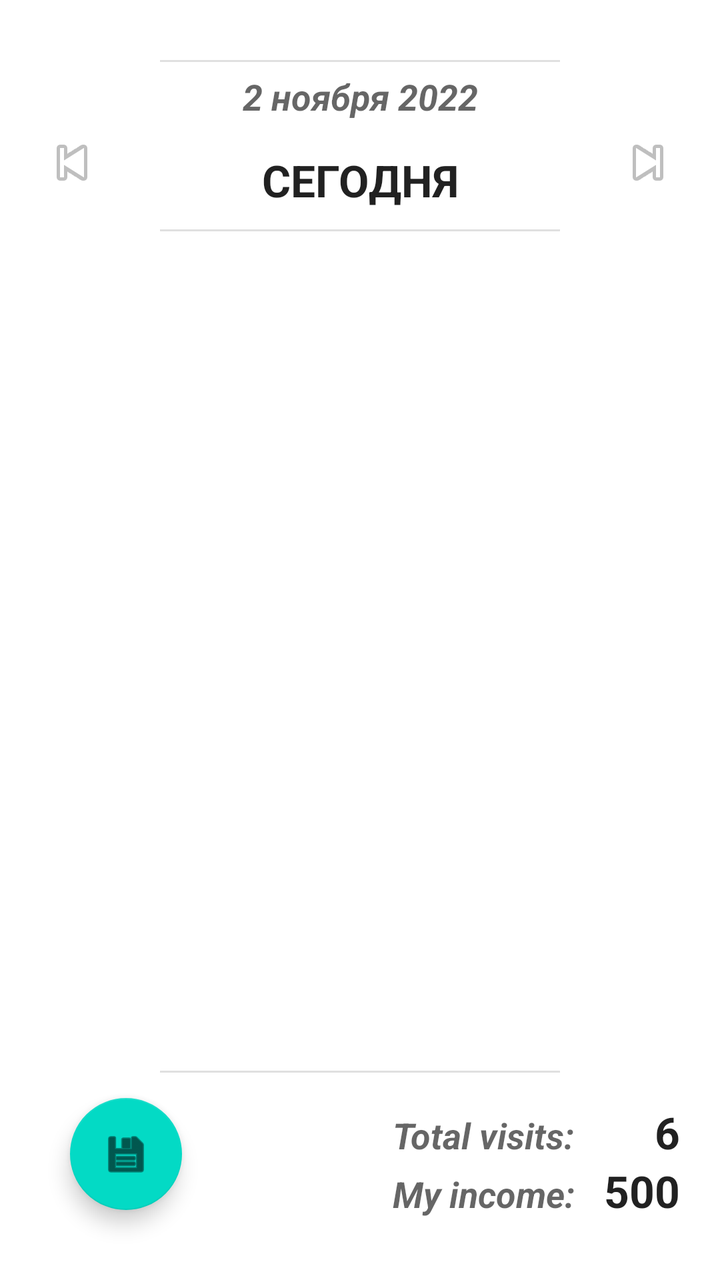
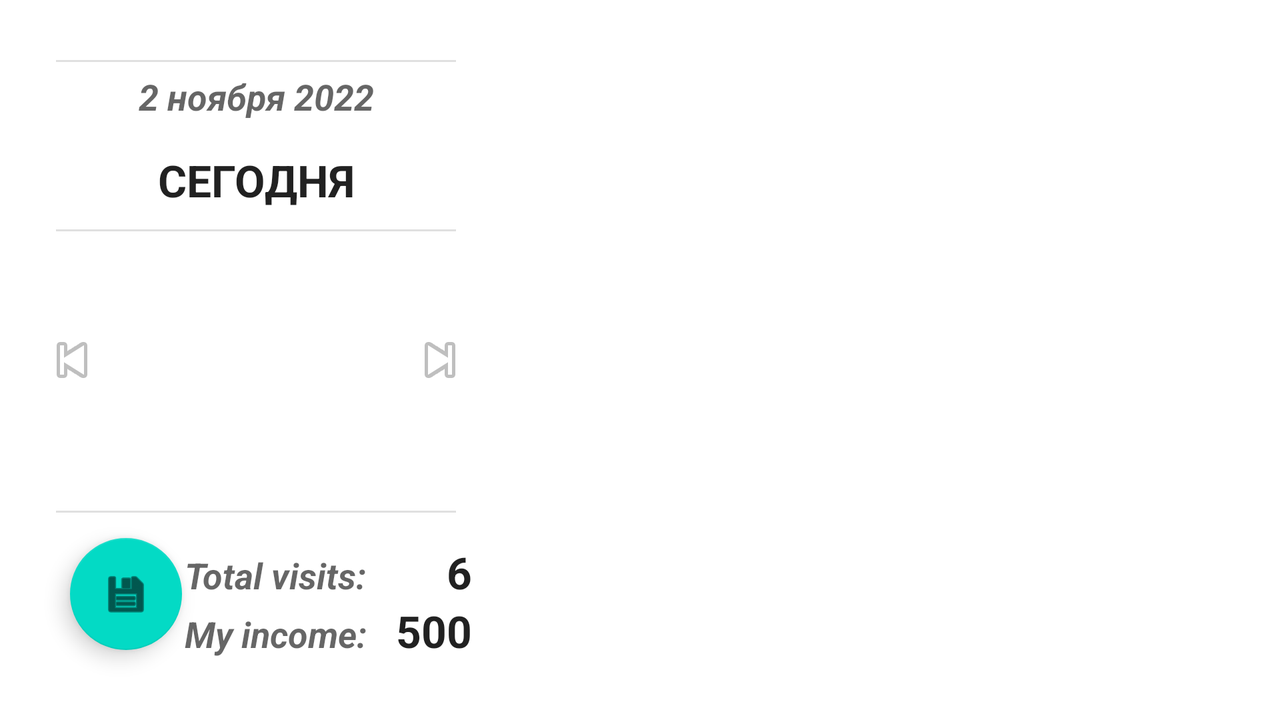

First picture: res/layout/ on a phone held upright. Second picture: the repository's own variant of that layout, on a device whose configuration matches the variant's folder. Source for both follows.
<!-- AndroidManifest.xml: application theme Theme.HomeVisits -->
<!-- res/layout/fragment_day.xml -->
<?xml version="1.0" encoding="utf-8"?>
<androidx.constraintlayout.widget.ConstraintLayout xmlns:android="http://schemas.android.com/apk/res/android"
    xmlns:app="http://schemas.android.com/apk/res-auto"
    xmlns:tools="http://schemas.android.com/tools"
    android:layout_width="match_parent"
    android:layout_height="match_parent">

    <View
        android:id="@+id/divider_top"
        android:layout_width="@dimen/header_divider_width"
        android:layout_height="1dp"
        android:layout_marginTop="@dimen/header_margin_top"
        android:background="?android:attr/listDivider"
        app:layout_constraintEnd_toEndOf="parent"
        app:layout_constraintStart_toStartOf="parent"
        app:layout_constraintTop_toTopOf="parent" />

    <TextView
        android:id="@+id/tv_date"
        android:layout_width="wrap_content"
        android:layout_height="wrap_content"
        android:padding="@dimen/header_tv_padding_small"
        android:text="2 ноября 2022"
        android:textAppearance="@style/TextAppearance.AppCompat.Medium"
        android:textStyle="italic|bold"
        app:layout_constraintEnd_toEndOf="parent"
        app:layout_constraintStart_toStartOf="parent"
        app:layout_constraintTop_toBottomOf="@id/divider_top" />

    <TextView
        android:id="@+id/tv_day_relative"
        android:layout_width="wrap_content"
        android:layout_height="wrap_content"
        android:padding="@dimen/header_tv_padding"
        android:text="СЕГОДНЯ"
        android:textAppearance="@style/TextAppearance.AppCompat.Large"
        android:textStyle="bold"
        app:layout_constraintEnd_toEndOf="parent"
        app:layout_constraintStart_toStartOf="parent"
        app:layout_constraintTop_toBottomOf="@id/tv_date" />

    <View
        android:id="@+id/divider_bottom"
        android:layout_width="@dimen/header_divider_width"
        android:layout_height="1dp"
        android:background="?android:attr/listDivider"
        app:layout_constraintEnd_toEndOf="parent"
        app:layout_constraintStart_toStartOf="parent"
        app:layout_constraintTop_toBottomOf="@id/tv_day_relative" />

    <ImageView
        android:id="@+id/bt_previous"
        android:layout_width="wrap_content"
        android:layout_height="wrap_content"
        android:layout_marginStart="@dimen/list_margin_horizontal"
        android:src="@drawable/imageButtonPrevPic"
        android:contentDescription="@string/cont_desc_prev"
        app:layout_constraintTop_toBottomOf="@id/tv_date"
        app:layout_constraintStart_toStartOf="parent" />

    <ImageView
        android:id="@+id/bt_next"
        android:layout_width="wrap_content"
        android:layout_height="wrap_content"
        android:layout_marginEnd="@dimen/list_margin_horizontal"
        android:src="@drawable/imageButtonNextPic"
        android:contentDescription="@string/cont_desc_next"
        app:layout_constraintTop_toBottomOf="@id/tv_date"
        app:layout_constraintEnd_toEndOf="parent"
        />

    <ListView
        android:id="@+id/lv_entries"
        android:layout_width="match_parent"
        android:layout_height="0dp"
        android:layout_marginTop="@dimen/list_margin_vertical"
        android:layout_marginBottom="@dimen/list_margin_vertical"
        android:layout_marginStart="@dimen/list_margin_horizontal"
        android:layout_marginEnd="@dimen/list_margin_horizontal"
        app:layout_constraintTop_toBottomOf="@id/divider_bottom"
        app:layout_constraintEnd_toEndOf="parent"
        app:layout_constraintStart_toStartOf="parent"
        app:layout_constraintBottom_toTopOf="@id/divider_footer" />

    <View
        android:id="@+id/divider_footer"
        android:layout_width="@dimen/header_divider_width"
        android:layout_height="1dp"
        android:layout_marginBottom="@dimen/footer_margin_top"
        android:background="?android:attr/listDivider"
        app:layout_constraintEnd_toEndOf="parent"
        app:layout_constraintStart_toStartOf="parent"
        app:layout_constraintBottom_toTopOf="@id/tv_visits" />

    
    <TextView
        android:layout_width="wrap_content"
        android:layout_height="wrap_content"
        android:text="@string/total_visits_hint"
        android:textAppearance="@style/TextAppearance.AppCompat.Medium"
        android:textStyle="bold|italic"
        app:layout_constraintBaseline_toBaselineOf="@id/tv_visits"
        app:layout_constraintEnd_toStartOf="@id/barrier_footer" />

    <TextView
        android:layout_width="wrap_content"
        android:layout_height="wrap_content"
        android:text="@string/total_income_hint"
        android:textAppearance="@style/TextAppearance.AppCompat.Medium"
        android:textStyle="italic|bold"
        app:layout_constraintBaseline_toBaselineOf="@id/tv_salary"
        app:layout_constraintEnd_toStartOf="@id/barrier_footer" />

    <androidx.constraintlayout.widget.Barrier
        android:id="@+id/barrier_footer"
        android:layout_width="wrap_content"
        android:layout_height="wrap_content"
        app:barrierDirection="start"
        app:barrierMargin="@dimen/footer_space_rtl"
        app:constraint_referenced_ids="tv_visits,tv_salary"
        tools:layout_editor_absoluteX="411dp"
        />

    <TextView
        android:id="@+id/tv_visits"
        android:layout_width="wrap_content"
        android:layout_height="wrap_content"
        android:layout_marginEnd="@dimen/footer_margin_end"
        android:text="6"
        android:textAppearance="@style/TextAppearance.AppCompat.Large"
        android:textStyle="bold"
        app:layout_constraintBottom_toTopOf="@id/tv_salary"
        app:layout_constraintEnd_toEndOf="parent" />

    <TextView
        android:id="@+id/tv_salary"
        android:layout_width="wrap_content"
        android:layout_height="wrap_content"
        android:layout_marginEnd="@dimen/footer_margin_end"
        android:layout_marginBottom="@dimen/footer_margin_bottom"
        android:text="500"
        android:textAppearance="@style/TextAppearance.AppCompat.Large"
        android:textStyle="bold"
        app:layout_constraintBottom_toBottomOf="parent"
        app:layout_constraintEnd_toEndOf="parent"/>

    <com.google.android.material.floatingactionbutton.FloatingActionButton
        android:id="@+id/fab_save"
        android:layout_width="wrap_content"
        android:layout_height="wrap_content"
        android:clickable="true"
        android:layout_margin="@dimen/fab_button_margin"
        app:srcCompat="@android:drawable/ic_menu_save"
        android:contentDescription="@string/cont_desc_save"
        app:layout_constraintBottom_toBottomOf="parent"
        app:layout_constraintStart_toStartOf="parent"/>


</androidx.constraintlayout.widget.ConstraintLayout>
<!-- resources referenced by this layout -->
<resources>
  <dimen name="fab_button_margin">35dp</dimen>
  <dimen name="footer_margin_bottom">30dp</dimen>
  <dimen name="footer_margin_end">20dp</dimen>
  <dimen name="footer_margin_top">15dp</dimen>
  <dimen name="footer_space_rtl">-15dp</dimen>
  <dimen name="header_divider_width">200dp</dimen>
  <dimen name="header_margin_top">30dp</dimen>
  <dimen name="header_tv_padding">10dp</dimen>
  <dimen name="header_tv_padding_small">5dp</dimen>
  <dimen name="list_margin_horizontal">20dp</dimen>
  <dimen name="list_margin_vertical">25dp</dimen>
  <string name="cont_desc_next">next</string>
  <string name="cont_desc_prev">prev</string>
  <string name="cont_desc_save">save</string>
  <string name="total_income_hint">My income:</string>
  <string name="total_visits_hint">Total visits:</string>
  <style name="Theme.HomeVisits" parent="Theme.MaterialComponents.DayNight.DarkActionBar">
          
          <item name="colorPrimary">@color/purple_500</item>
          <item name="colorPrimaryVariant">@color/purple_700</item>
          <item name="colorOnPrimary">@color/white</item>
          
          <item name="colorSecondary">@color/teal_200</item>
          <item name="colorSecondaryVariant">@color/teal_700</item>
          <item name="colorOnSecondary">@color/black</item>
          
          <item name="android:statusBarColor" tools:targetApi="l">?attr/colorPrimaryVariant</item>
          
      </style>
  <color name="purple_500">#FF6200EE</color>
  <color name="purple_700">#FF3700B3</color>
  <color name="white">#FFFFFFFF</color>
  <color name="teal_200">#FF03DAC5</color>
  <color name="teal_700">#FF018786</color>
  <color name="black">#FF000000</color>
</resources>
<!-- res/layout-land/fragment_day.xml (the repository's variant of the layout above) -->
<!-- drawn on the phone turned sideways -->
<?xml version="1.0" encoding="utf-8"?>
<androidx.constraintlayout.widget.ConstraintLayout xmlns:android="http://schemas.android.com/apk/res/android"
    xmlns:app="http://schemas.android.com/apk/res-auto"
    xmlns:tools="http://schemas.android.com/tools"
    android:layout_width="match_parent"
    android:layout_height="match_parent">

    <androidx.constraintlayout.widget.Guideline
        android:id="@+id/gl_middle"
        android:layout_width="wrap_content"
        android:layout_height="wrap_content"
        android:orientation="vertical"
        app:layout_constraintGuide_percent="@dimen/land_fragment_day_ratio" />

    <View
        android:id="@+id/divider_top"
        android:layout_width="@dimen/header_divider_width"
        android:layout_height="1dp"
        android:layout_marginTop="@dimen/header_margin_top"
        android:background="?android:attr/listDivider"
        app:layout_constraintEnd_toStartOf="@id/gl_middle"
        app:layout_constraintStart_toStartOf="parent"
        app:layout_constraintTop_toTopOf="parent" />

    <TextView
        android:id="@+id/tv_date"
        android:layout_width="wrap_content"
        android:layout_height="wrap_content"
        android:padding="@dimen/header_tv_padding_small"
        android:text="2 ноября 2022"
        android:textAppearance="@style/TextAppearance.AppCompat.Medium"
        android:textStyle="italic|bold"
        app:layout_constraintEnd_toStartOf="@id/gl_middle"
        app:layout_constraintStart_toStartOf="parent"
        app:layout_constraintTop_toBottomOf="@id/divider_top" />

    <TextView
        android:id="@+id/tv_day_relative"
        android:layout_width="wrap_content"
        android:layout_height="wrap_content"
        android:padding="@dimen/header_tv_padding"
        android:text="СЕГОДНЯ"
        android:textAppearance="@style/TextAppearance.AppCompat.Large"
        android:textStyle="bold"
        app:layout_constraintEnd_toStartOf="@id/gl_middle"
        app:layout_constraintStart_toStartOf="parent"
        app:layout_constraintTop_toBottomOf="@id/tv_date" />

    <View
        android:id="@+id/divider_bottom"
        android:layout_width="@dimen/header_divider_width"
        android:layout_height="1dp"
        android:background="?android:attr/listDivider"
        app:layout_constraintEnd_toStartOf="@id/gl_middle"
        app:layout_constraintStart_toStartOf="parent"
        app:layout_constraintTop_toBottomOf="@id/tv_day_relative" />

    <ImageView
        android:id="@+id/bt_previous"
        android:layout_width="wrap_content"
        android:layout_height="wrap_content"
        android:layout_marginStart="@dimen/list_margin_horizontal"
        android:src="@drawable/imageButtonPrevPic"
        android:contentDescription="@string/cont_desc_prev"
        app:layout_constraintStart_toStartOf="parent"
        app:layout_constraintTop_toTopOf="parent"
        app:layout_constraintBottom_toBottomOf="parent"/>

    <ImageView
        android:id="@+id/bt_next"
        android:layout_width="wrap_content"
        android:layout_height="wrap_content"
        android:layout_marginEnd="@dimen/list_margin_horizontal"
        android:src="@drawable/imageButtonNextPic"
        android:contentDescription="@string/cont_desc_next"
        app:layout_constraintEnd_toStartOf="@id/gl_middle"
        app:layout_constraintTop_toTopOf="parent"
        app:layout_constraintBottom_toBottomOf="parent"/>

    <ListView
        android:id="@+id/lv_entries"
        android:layout_width="0dp"
        android:layout_height="match_parent"
        android:layout_marginStart="@dimen/list_margin_horizontal"
        android:layout_marginTop="@dimen/list_margin_vertical"
        android:layout_marginEnd="@dimen/list_margin_horizontal"
        android:layout_marginBottom="@dimen/list_margin_vertical"
        app:layout_constraintTop_toTopOf="parent"
        app:layout_constraintEnd_toEndOf="parent"
        app:layout_constraintStart_toEndOf="@id/gl_middle"
        app:layout_constraintBottom_toBottomOf="parent" />

    <View
        android:id="@+id/divider_footer"
        android:layout_width="@dimen/header_divider_width"
        android:layout_height="1dp"
        android:layout_marginBottom="@dimen/footer_margin_top"
        android:background="?android:attr/listDivider"
        app:layout_constraintBottom_toTopOf="@id/tv_visits"
        app:layout_constraintEnd_toStartOf="@id/gl_middle"
        app:layout_constraintStart_toStartOf="parent" />

    
    <TextView
        android:layout_width="wrap_content"
        android:layout_height="wrap_content"
        android:text="@string/total_visits_hint"
        android:textAppearance="@style/TextAppearance.AppCompat.Medium"
        android:textStyle="bold|italic"
        app:layout_constraintBaseline_toBaselineOf="@id/tv_visits"
        app:layout_constraintEnd_toStartOf="@id/barrier_footer" />

    <TextView
        android:layout_width="wrap_content"
        android:layout_height="wrap_content"
        android:text="@string/total_income_hint"
        android:textAppearance="@style/TextAppearance.AppCompat.Medium"
        android:textStyle="italic|bold"
        app:layout_constraintBaseline_toBaselineOf="@id/tv_salary"
        app:layout_constraintEnd_toStartOf="@id/barrier_footer" />

    <androidx.constraintlayout.widget.Barrier
        android:id="@+id/barrier_footer"
        android:layout_width="wrap_content"
        android:layout_height="wrap_content"
        app:barrierDirection="start"
        app:barrierMargin="@dimen/footer_space_rtl"
        app:constraint_referenced_ids="tv_visits,tv_salary"
        tools:layout_editor_absoluteX="411dp" />

    <TextView
        android:id="@+id/tv_visits"
        android:layout_width="wrap_content"
        android:layout_height="wrap_content"
        android:layout_marginEnd="@dimen/footer_margin_end"
        android:text="6"
        android:textAppearance="@style/TextAppearance.AppCompat.Large"
        android:textStyle="bold"
        app:layout_constraintBottom_toTopOf="@id/tv_salary"
        app:layout_constraintEnd_toStartOf="@id/gl_middle" />

    <TextView
        android:id="@+id/tv_salary"
        android:layout_width="wrap_content"
        android:layout_height="wrap_content"
        android:layout_marginEnd="@dimen/footer_margin_end"
        android:layout_marginBottom="@dimen/footer_margin_bottom"
        android:text="500"
        android:textAppearance="@style/TextAppearance.AppCompat.Large"
        android:textStyle="bold"
        app:layout_constraintBottom_toBottomOf="parent"
        app:layout_constraintEnd_toStartOf="@id/gl_middle" />

    <com.google.android.material.floatingactionbutton.FloatingActionButton
        android:id="@+id/fab_save"
        android:layout_width="wrap_content"
        android:layout_height="wrap_content"
        android:layout_margin="@dimen/fab_button_margin"
        android:clickable="true"
        app:srcCompat="@android:drawable/ic_menu_save"
        android:contentDescription="@string/cont_desc_save"
        app:layout_constraintBottom_toBottomOf="parent"
        app:layout_constraintStart_toStartOf="parent"/>

</androidx.constraintlayout.widget.ConstraintLayout>
<!-- resources referenced by the variant -->
<!-- as the phone turned sideways resolves them -->
<resources>
  <dimen name="fab_button_margin">35dp</dimen>
  <dimen name="footer_margin_bottom">30dp</dimen>
  <dimen name="footer_margin_end">20dp</dimen>
  <dimen name="footer_margin_top">15dp</dimen>
  <dimen name="footer_space_rtl">-15dp</dimen>
  <dimen name="header_divider_width">200dp</dimen>
  <dimen name="header_margin_top">30dp</dimen>
  <dimen name="header_tv_padding">10dp</dimen>
  <dimen name="header_tv_padding_small">5dp</dimen>
  <dimen name="land_fragment_day_ratio">0.4</dimen>
  <dimen name="list_margin_horizontal">20dp</dimen>
  <dimen name="list_margin_vertical">25dp</dimen>
  <string name="cont_desc_next">next</string>
  <string name="cont_desc_prev">prev</string>
  <string name="cont_desc_save">save</string>
  <string name="total_income_hint">My income:</string>
  <string name="total_visits_hint">Total visits:</string>
  <style name="Theme.HomeVisits" parent="Theme.MaterialComponents.DayNight.DarkActionBar">
          
          <item name="colorPrimary">@color/purple_500</item>
          <item name="colorPrimaryVariant">@color/purple_700</item>
          <item name="colorOnPrimary">@color/white</item>
          
          <item name="colorSecondary">@color/teal_200</item>
          <item name="colorSecondaryVariant">@color/teal_700</item>
          <item name="colorOnSecondary">@color/black</item>
          
          <item name="android:statusBarColor" tools:targetApi="l">?attr/colorPrimaryVariant</item>
          
      </style>
  <color name="purple_500">#FF6200EE</color>
  <color name="purple_700">#FF3700B3</color>
  <color name="white">#FFFFFFFF</color>
  <color name="teal_200">#FF03DAC5</color>
  <color name="teal_700">#FF018786</color>
  <color name="black">#FF000000</color>
</resources>
